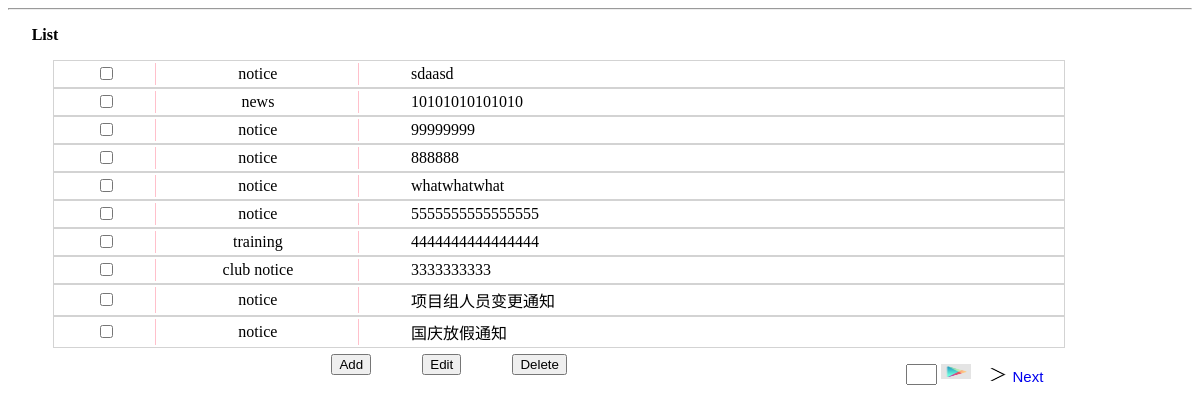
/manage/1 (signed in), run on the app's committed database.
### app/models.py (models this page shows)
class Notices(db.Model):
    id = db.Column(db.Integer,primary_key=True)
    title = db.Column(db.String(512),index=True,unique=True)
    author = db.Column(db.String(128),index=True)
    content = db.Column(db.String(1024),index=True)
    species = db.Column(db.String(128),index=True)
    create_date = db.Column(db.String(128),index=True)
    old_title = db.Column(db.String(512),index=True,unique=True)
    old_content = db.Column(db.String(1024),index=True)
    old_species = db.Column(db.String(128),index=True)
    latest_modify_date = db.Column(db.String(128),index=True)

### app/views.py (the view, shortened to what this page needs)
@app.route('/manage/<int:page_index>',methods=['GET','POST'])
@login_required
def manage_news(page_index):
    form_add = Add_Notices_Form()
    form_edit = Edit_Notices_Form()
    form_jump = Jump_Notices_Form()
    button_add = Button_Add()
    button_edit = Button_Edit()
    button_delete = Button_Delete()
    display = ["none","none"]
    checked_data = []
    notices_list = models.Notices.query.paginate(page_index,LIST_NUM_PER_PAGE,False)
    notices_list_num = models.Notices.query.count()
    notices_current_num = len(notices_list.items)
    oldlist=[]
    if notices_list_num < 10:
        for i in range(0,notices_list_num):
            checked_data.append("")
        checked_data = checked_data[::-1]
    else:
        for i in range(0,LIST_NUM_PER_PAGE):
            checked_data.append("")
        checked_data = checked_data[::-1]
    if form_jump.validate_on_submit():
        print(form_jump.jump_num.data)
        return redirect("/manage/"+str(form_jump.jump_num.data))
    if notices_list.has_next:
        notices_num=[]
        for i in range(LIST_NUM_PER_PAGE*(page_index-1),LIST_NUM_PER_PAGE*(page_index)):
            notices_num.append(i)
        notices_num = notices_num[::-1]
        return render_template("manage.html",notices_num=notices_num,notices_list=notices_list,page_index=page_index,page_full_num=LIST_NUM_PER_PAGE,form1=form_jump,form2=form_add,form3=form_edit,form4=button_add,form5=button_edit,form6=button_delete,display=display,checked_data=checked_data,oldlist=oldlist)

### app/manage_notices.py
class Add_Notices_Form(Form):
    title_add = StringField('Title',validators =[DataRequired(),Length(min=6,max=1024)])
    author = StringField('Author',validators = [DataRequired()])
    content_add = TextAreaField('Content',default="Please input the new's content",validators=[DataRequired(),Length(min=11,max=1024)])
    species_add = SelectField('Type',choices=[
                         ('notice','Notice'),
                         ('news','News'),
                         ('club notice','Club Notice'),
                         ('training','Training')])

class Edit_Notices_Form(Form):
    title_edit = StringField('Title',validators =[DataRequired(),Length(min=6,max=1024)])
    content_edit = TextAreaField('Content',default="Please input the new's content",validators=[DataRequired(),Length(min=11,max=1024)])
    species_edit = SelectField('Type',choices=[
                         ('notice','Notice'),
                         ('news','News'),
                         ('club notice','Club Notice'),
                         ('training','Training')])

### app/views.py (called while the page is built)
@lm.user_loader
def load_user(id):
    return User.query.get(int(id))

@app.before_request
def before_request():
    g.user = current_user

### app/templates/manage.html (shortened to what this page needs)
{% extends 'base.html' %}
{% from '_field.html' import render_field %}
{% from '_field_2.html' import render_field_2 %}
{% block content %}
    <div class="manage_list_area">
        <p><b>List</b></p>
        {% for i in notices_num %}
            <table class="manage_list_area_table">
                <tr class="manage_list_area_table_tr">
                    <td class="manage_list_area_table_td_checkbox"><input type="checkbox" id={{i+1}} name="checkbox" {{checked_data[i%10]}}></td>
                    <td class="manage_list_area_table_td_type">{{notices_list.items[i-(page_index-1)*page_full_num].species}}</td>
                    <td class="manage_list_area_table_td_title">{{notices_list.items[i-(page_index-1)*page_full_num].title}}</td>
                </tr>
            </table>
        {% endfor %}
    </div>
    <div class="manage_action_area">
        <div class="manage_list_area_buttons">
            <span id="manage_list_area_buttons_add" ><input type="button" onclick="show_add()" value="Add"></span>
            <span id="manage_list_area_buttons_edit" ><input type="button" onclick="show_edit()" value="Edit"></span>
            <span id="manage_list_area_buttons_delete" ><input type="button" value="Delete" onclick="show_checkbox()"></span>
        </div>
        <div class="manage_list_area_direction">
            {% if notices_list.has_next %}
            <span class="manage_list_area_direction_right">
                <a href="/manage/{{notices_list.next_num}}">
                    <img src="../static/PIC/forward-vector.png" id="manage_list_area_direction_right_arrow">Next&nbsp;
                </a>
            </span>
            {% endif %}
            <form action="" method="post" class="manage_list_area_direction_form">
                <span id="manage_list_area_direction_number_input">{{form1.jump_num}}</span>
                <span><input type="image" id="manage_list_area_direction_number_ok" src="../static/PIC/google-play-flat.png"></span>
            </form>
        </div>
    </div>
{% endblock %}

### app/templates/base.html (shortened to what this page needs)
<!doctype html>
<html>
    <head>
    <link type="text/css" href="../static/Mycss.css" rel="stylesheet">
    </head>
    <body onload="timer()" class="base_body">
        <hr>
        {% block content %}{% endblock %}
    </body>
</html>

### app/static/Mycss.css (style rules this page uses)
.manage_list_area { width: 90%; height: 35%; margin-left: 2%; #border: 1px groove blue; }
.manage_action_area { width: 90%; height: 15%; margin-left: 5%; #border: 1px solid red; }
.manage_list_area_table { width: 95%; height: 6%; border: 1px solid lightgray; margin-left: 2%; }
.manage_list_area_table_td_checkbox { width: 10%; text-align: center; border-right: 1px solid pink; }
.manage_list_area_table_td_type { width: 20%; text-align: center; border-right: 1px solid pink; }
.manage_list_area_table_td_title { padding-left: 5%; #border-right: 1px solid pink; }
.manage_list_area_buttons { width: 60%; height: 10%; #border: 1px solid green; margin-left: 20%; }
#manage_list_area_buttons_delete { float: left; #border: solid 1px red; margin-left: 8%; margin-top: 1%; }
#manage_list_area_buttons_edit { float: left; #border: solid 1px red; margin-left: 8%; margin-top: 1%; }
#manage_list_area_buttons_add { float: left; #border: solid 1px red; margin-left: 8%; margin-top: 1%; }
.manage_list_area_direction { width: 40%; height: 5%; float: right; #border: 1px solid yellow; margin-right: 8%; margin-top: 1%; font-family: sans-serif; font-size: 15px; color: blue; }
#manage_list_area_direction_left_arrow,#manage_list_area_direction_right_arrow,#manage_list_area_direction_number_ok { width: 30px; height: 15px; }
.manage_list_area_direction_form { #border: 1px solid blue; width: 18%; float:right; margin-top: 5px; }
#manage_list_area_direction_number_input input { width: 30%; height: 50%; }
.manage_list_area_direction_left,.manage_list_area_direction_right { float:right; #border: 1px solid yellow; margin-top: 2%; }
.manage_list_area_direction_left a,.manage_list_area_direction_right a { text-decoration: none; }

### data on the page
Notices: species "notice", title "sdaasd"
Notices: species "news", title "10101010101010"
Notices: species "notice", title "99999999"
Notices: species "notice", title "888888"
Notices: species "notice", title "whatwhatwhat"
Notices: species "notice", title "5555555555555555"
Notices: species "training", title "4444444444444444"
Notices: species "club notice", title "3333333333"
Notices: species "notice", title "项目组人员变更通知"
Notices: species "notice", title "国庆放假通知"
